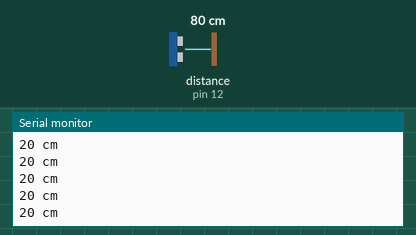
Bench run of a sketch on a simulated Arduino Uno, built with avr-gcc and run on an emulated ATmega328P. On the bench: the last lines printed to the serial monitor. Wiring (inferred from the names in the program): ultrasonic range finder: trigger pin 14; echo pin 12. Inputs (shaded band) come from the test bench; at power-on: distance to the obstacle (sensor on pin 12) 80 cm. The echo pulse lasts 58.3 µs per cm.

Above: at 1.2 s.
1.3 s: distance to the obstacle (sensor on pin 12) set to 2 cm
At 1.57 s:
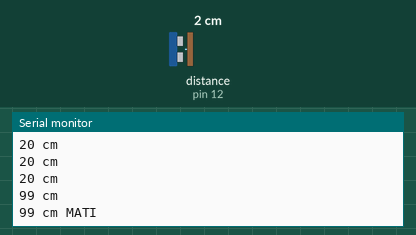
3.1 s: distance to the obstacle (sensor on pin 12) set to 120 cm
At 3.7 s:
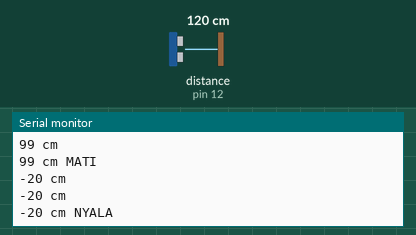
Timing chart, 0 to 6.1 s (numbered marks = the images above; inputs shaded):
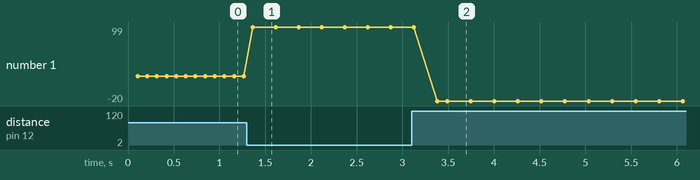

Measured:
- after the input at 1.3 s, the serial monitor: prints a new line after 0.07 s (image 1)
- after the input at 3.1 s, the serial monitor: prints a new line after 0.28 s (image 2)
- plotted number 1: 20 → 99 after the input at 1.3 s, 99 → -20 after the input at 3.1 s

The sketch:

sketch_sensor_jarak.ino
```cpp
// ====================================================
//
//
// Author   = Ade Hermawan Fajri
// Project  = Sanyo Otomatis
//
//
// ====================================================

#define echoPin 12
#define initPin 14

unsigned long pulseTime = 0; // variabel untuk membaca pulsa
int touchPin = 2; //relay
int relayPin = 5; //relay
int val = 0;
int ultrasonik;
int tMax = 100;
int lowTg = 20;
int highTg = 80;
int denumFactor = 58;

// ================== BASIC SETUP ====================

void setup(){
  Serial.begin(9600);
  Serial.println(" cm");

  // setting output pada pin initPin
  pinMode(initPin, OUTPUT);
  // setting inpt untuk pin echo
  pinMode(echoPin, INPUT);
}

void loop(){
  delay(100);

  digitalWrite(initPin, HIGH);
  delayMicroseconds(10);
  digitalWrite(initPin, LOW);

  pulseTime = pulseIn(echoPin,HIGH);
  ultrasonik = tMax - pulseTime / denumFactor, DEC;

  Serial.print(ultrasonik);
  Serial.println(" cm");

  if(ultrasonik < lowTg){
    do{
      delay(50);
      digitalWrite(relayPin,HIGH);
      Serial.print(ultrasonik);
      Serial.println(" cm NYALA");

      delay(100);
      digitalWrite(initPin, HIGH);
      delayMicroseconds(10);
      digitalWrite(initPin, LOW);
      pulseTime = pulseIn(echoPin, HIGH);
      ultrasonik = tMax - pulseTime / denumFactor, DEC;
      delay(100);
      Serial.print(ultrasonik);
      Serial.println(" cm");
    }
    while (ultrasonik < highTg);
  }

  if(ultrasonik > highTg){
    do{
      delay(50);
      digitalWrite(relayPin,LOW);
      Serial.print(ultrasonik);
      Serial.println(" cm MATI");
      delay(100);
      digitalWrite(initPin, HIGH);
      delayMicroseconds(10);
      digitalWrite(initPin, LOW);
      pulseTime = pulseIn(echoPin, HIGH);
      ultrasonik = tMax - pulseTime / denumFactor, DEC;
      delay(100);
      Serial.print(ultrasonik);
      Serial.println(" cm");
    }
    while (ultrasonik > lowTg);
  }
}
```
